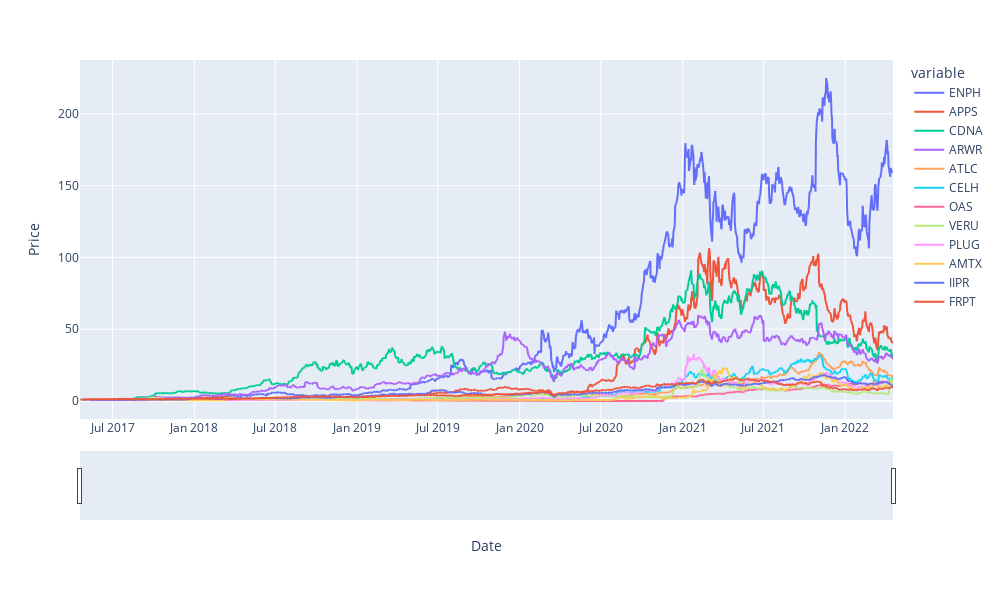

Notebook source saved alongside this figure:
### Code cell
# Plot out cumulative returns for each stock since beginning of 2017
fig = px.line(mult_cum_df, x=mult_cum_df.index, y=mult_cum_df.columns)
fig.update_xaxes(title="Date", rangeslider_visible=True)
fig.update_yaxes(title="Price")
fig.update_layout(height=600, width=1000, 
                  showlegend=True)
fig.show()

### Figure 1 — Plotly figure (JSON) as saved in the notebook; plotly's stock layout.template omitted (floating-point values rounded to 4 significant figures; data arrays with more than 128 entries replaced by an {"elided": "..."} marker saying what was removed)
{"data": [{"hovertemplate": "variable=ENPH<br>Date=%{x}<br>value=%{y}<extra></extra>", "legendgroup": "ENPH", "line": {"color": "#636efa", "dash": "solid"}, "marker": {"symbol": "circle"}, "mode": "lines", "name": "ENPH", "showlegend": true, "type": "scattergl", "x": {"elided": "1259 str values"}, "xaxis": "x", "y": {"elided": "1259 float values"}, "yaxis": "y"}, {"hovertemplate": "variable=APPS<br>Date=%{x}<br>value=%{y}<extra></extra>", "legendgroup": "APPS", "line": {"color": "#EF553B", "dash": "solid"}, "marker": {"symbol": "circle"}, "mode": "lines", "name": "APPS", "showlegend": true, "type": "scattergl", "x": {"elided": "1259 str values"}, "xaxis": "x", "y": {"elided": "1259 float values"}, "yaxis": "y"}, {"hovertemplate": "variable=CDNA<br>Date=%{x}<br>value=%{y}<extra></extra>", "legendgroup": "CDNA", "line": {"color": "#00cc96", "dash": "solid"}, "marker": {"symbol": "circle"}, "mode": "lines", "name": "CDNA", "showlegend": true, "type": "scattergl", "x": {"elided": "1259 str values"}, "xaxis": "x", "y": {"elided": "1259 float values"}, "yaxis": "y"}, {"hovertemplate": "variable=ARWR<br>Date=%{x}<br>value=%{y}<extra></extra>", "legendgroup": "ARWR", "line": {"color": "#ab63fa", "dash": "solid"}, "marker": {"symbol": "circle"}, "mode": "lines", "name": "ARWR", "showlegend": true, "type": "scattergl", "x": {"elided": "1259 str values"}, "xaxis": "x", "y": {"elided": "1259 float values"}, "yaxis": "y"}, {"hovertemplate": "variable=ATLC<br>Date=%{x}<br>value=%{y}<extra></extra>", "legendgroup": "ATLC", "line": {"color": "#FFA15A", "dash": "solid"}, "marker": {"symbol": "circle"}, "mode": "lines", "name": "ATLC", "showlegend": true, "type": "scattergl", "x": {"elided": "1259 str values"}, "xaxis": "x", "y": {"elided": "1259 float values"}, "yaxis": "y"}, {"hovertemplate": "variable=CELH<br>Date=%{x}<br>value=%{y}<extra></extra>", "legendgroup": "CELH", "line": {"color": "#19d3f3", "dash": "solid"}, "marker": {"symbol": "circle"}, "mode": "lines", "name": "CELH", "showlegend": true, "type": "scattergl", "x": {"elided": "1259 str values"}, "xaxis": "x", "y": {"elided": "1259 float values"}, "yaxis": "y"}, {"hovertemplate": "variable=OAS<br>Date=%{x}<br>value=%{y}<extra></extra>", "legendgroup": "OAS", "line": {"color": "#FF6692", "dash": "solid"}, "marker": {"symbol": "circle"}, "mode": "lines", "name": "OAS", "showlegend": true, "type": "scattergl", "x": {"elided": "1259 str values"}, "xaxis": "x", "y": {"elided": "1259 float values"}, "yaxis": "y"}, {"hovertemplate": "variable=VERU<br>Date=%{x}<br>value=%{y}<extra></extra>", "legendgroup": "VERU", "line": {"color": "#B6E880", "dash": "solid"}, "marker": {"symbol": "circle"}, "mode": "lines", "name": "VERU", "showlegend": true, "type": "scattergl", "x": {"elided": "1259 str values"}, "xaxis": "x", "y": {"elided": "1259 float values"}, "yaxis": "y"}, {"hovertemplate": "variable=PLUG<br>Date=%{x}<br>value=%{y}<extra></extra>", "legendgroup": "PLUG", "line": {"color": "#FF97FF", "dash": "solid"}, "marker": {"symbol": "circle"}, "mode": "lines", "name": "PLUG", "showlegend": true, "type": "scattergl", "x": {"elided": "1259 str values"}, "xaxis": "x", "y": {"elided": "1259 float values"}, "yaxis": "y"}, {"hovertemplate": "variable=AMTX<br>Date=%{x}<br>value=%{y}<extra></extra>", "legendgroup": "AMTX", "line": {"color": "#FECB52", "dash": "solid"}, "marker": {"symbol": "circle"}, "mode": "lines", "name": "AMTX", "showlegend": true, "type": "scattergl", "x": {"elided": "1259 str values"}, "xaxis": "x", "y": {"elided": "1259 float values"}, "yaxis": "y"}, {"hovertemplate": "variable=IIPR<br>Date=%{x}<br>value=%{y}<extra></extra>", "legendgroup": "IIPR", "line": {"color": "#636efa", "dash": "solid"}, "marker": {"symbol": "circle"}, "mode": "lines", "name": "IIPR", "showlegend": true, "type": "scattergl", "x": {"elided": "1259 str values"}, "xaxis": "x", "y": {"elided": "1259 float values"}, "yaxis": "y"}, {"hovertemplate": "variable=FRPT<br>Date=%{x}<br>value=%{y}<extra></extra>", "legendgroup": "FRPT", "line": {"color": "#EF553B", "dash": "solid"}, "marker": {"symbol": "circle"}, "mode": "lines", "name": "FRPT", "showlegend": true, "type": "scattergl", "x": {"elided": "1259 str values"}, "xaxis": "x", "y": {"elided": "1259 float values"}, "yaxis": "y"}], "layout": {"height": 600, "legend": {"title": {"text": "variable"}, "tracegroupgap": 0}, "margin": {"t": 60}, "showlegend": true, "width": 1000, "xaxis": {"anchor": "y", "domain": [0, 1], "rangeslider": {"visible": true}, "title": {"text": "Date"}}, "yaxis": {"anchor": "x", "domain": [0, 1], "title": {"text": "Price"}}}}
